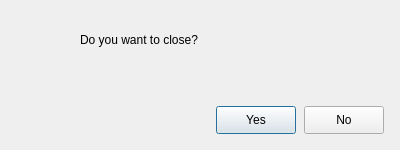
<?xml version="1.0" encoding="UTF-8"?>
<!--
  Qt Designer UI file for the ARMAX Close Confirmation Dialog.
  Faithfully reproduces the layout of MATLAB GUIDE ARMAX_close_dialog.fig.

  Ref: GUI/ARMAX_close_dialog.m — GUIDE callback structure analysis:
    - figure1 → QDialog ARMAXCloseDialog (~400×150 px, modal)
    - axes1   → QLabel (icon placeholder for question icon, replacing MATLAB dialogicons.mat)
    - text1   → QLabel (close confirmation message text)
    - pushbutton1 → QPushButton "Yes"
    - pushbutton2 → QPushButton "No"

  Widget objectNames are consistent with the Python signal/slot code
  in armax_close_dialog.py which loads this file via PyQt6.uic.loadUi().
-->
<ui version="4.0">
 <class>ARMAXCloseDialog</class>
 <widget class="QDialog" name="ARMAXCloseDialog">
  <property name="geometry">
   <rect>
    <x>0</x>
    <y>0</y>
    <width>400</width>
    <height>150</height>
   </rect>
  </property>
  <property name="windowTitle">
   <string>Confirm Close</string>
  </property>
  <property name="modal">
   <bool>true</bool>
  </property>
  <property name="sizeGripEnabled">
   <bool>false</bool>
  </property>
  <layout class="QVBoxLayout" name="mainLayout">
   <property name="leftMargin">
    <number>16</number>
   </property>
   <property name="topMargin">
    <number>16</number>
   </property>
   <property name="rightMargin">
    <number>16</number>
   </property>
   <property name="bottomMargin">
    <number>16</number>
   </property>
   <property name="spacing">
    <number>12</number>
   </property>
   <item>
    <layout class="QHBoxLayout" name="contentLayout">
     <property name="spacing">
      <number>16</number>
     </property>
     <item>
      <!--
        axes1: QLabel replacing MATLAB axes1 that displayed the question icon
        from dialogicons.mat (questIconData). In PyQt6, the companion Python
        class loads a QStyle.StandardPixmap.SP_MessageBoxQuestion icon into
        this QLabel at runtime.
        Ref: ARMAX_close_dialog.m:106-120 — load dialogicons.mat, display in axes1
      -->
      <widget class="QLabel" name="axes1">
       <property name="minimumSize">
        <size>
         <width>48</width>
         <height>48</height>
        </size>
       </property>
       <property name="maximumSize">
        <size>
         <width>48</width>
         <height>48</height>
        </size>
       </property>
       <property name="text">
        <string/>
       </property>
       <property name="alignment">
        <set>Qt::AlignCenter</set>
       </property>
      </widget>
     </item>
     <item>
      <!--
        text1: QLabel displaying the close confirmation message.
        Default text: "Do you want to close?"
        Can be overridden at runtime via the 'string' parameter.
        Ref: ARMAX_close_dialog.m:71 — set(handles.text1, 'String', varargin{index+1})
      -->
      <widget class="QLabel" name="text1">
       <property name="text">
        <string>Do you want to close?</string>
       </property>
       <property name="alignment">
        <set>Qt::AlignLeading|Qt::AlignLeft|Qt::AlignVCenter</set>
       </property>
       <property name="wordWrap">
        <bool>true</bool>
       </property>
       <property name="sizePolicy">
        <sizepolicy hsizetype="Expanding" vsizetype="Preferred">
         <horstretch>1</horstretch>
         <verstretch>0</verstretch>
        </sizepolicy>
       </property>
      </widget>
     </item>
    </layout>
   </item>
   <item>
    <spacer name="verticalSpacer">
     <property name="orientation">
      <enum>Qt::Vertical</enum>
     </property>
     <property name="sizeHint" stdset="0">
      <size>
       <width>20</width>
       <height>10</height>
      </size>
     </property>
    </spacer>
   </item>
   <item>
    <layout class="QHBoxLayout" name="buttonLayout">
     <property name="spacing">
      <number>8</number>
     </property>
     <item>
      <spacer name="buttonSpacerLeft">
       <property name="orientation">
        <enum>Qt::Horizontal</enum>
       </property>
       <property name="sizeHint" stdset="0">
        <size>
         <width>40</width>
         <height>20</height>
        </size>
       </property>
      </spacer>
     </item>
     <item>
      <!--
        pushbutton1: "Yes" button.
        Ref: ARMAX_close_dialog.m:141-154 — pushbutton1_Callback assigns
        button String ('Yes') to handles.output, calls uiresume.
        In PyQt6 this maps to self.accept() in the companion Python class.
      -->
      <widget class="QPushButton" name="pushbutton1">
       <property name="text">
        <string>Yes</string>
       </property>
       <property name="minimumSize">
        <size>
         <width>80</width>
         <height>28</height>
        </size>
       </property>
       <property name="default">
        <bool>true</bool>
       </property>
      </widget>
     </item>
     <item>
      <!--
        pushbutton2: "No" button.
        Ref: ARMAX_close_dialog.m:156-169 — pushbutton2_Callback assigns
        button String ('No') to handles.output, calls uiresume.
        In PyQt6 this maps to self.reject() in the companion Python class.
      -->
      <widget class="QPushButton" name="pushbutton2">
       <property name="text">
        <string>No</string>
       </property>
       <property name="minimumSize">
        <size>
         <width>80</width>
         <height>28</height>
        </size>
       </property>
      </widget>
     </item>
    </layout>
   </item>
  </layout>
 </widget>
 <resources/>
 <connections/>
</ui>
